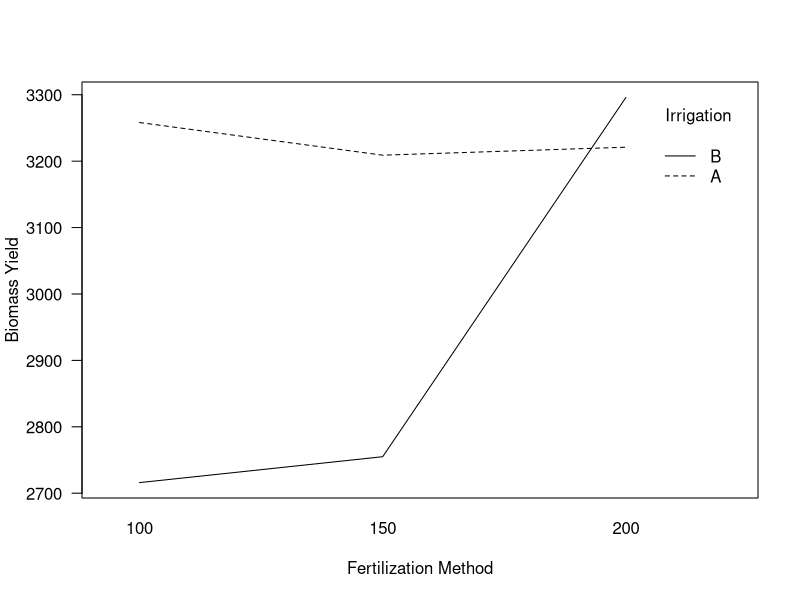
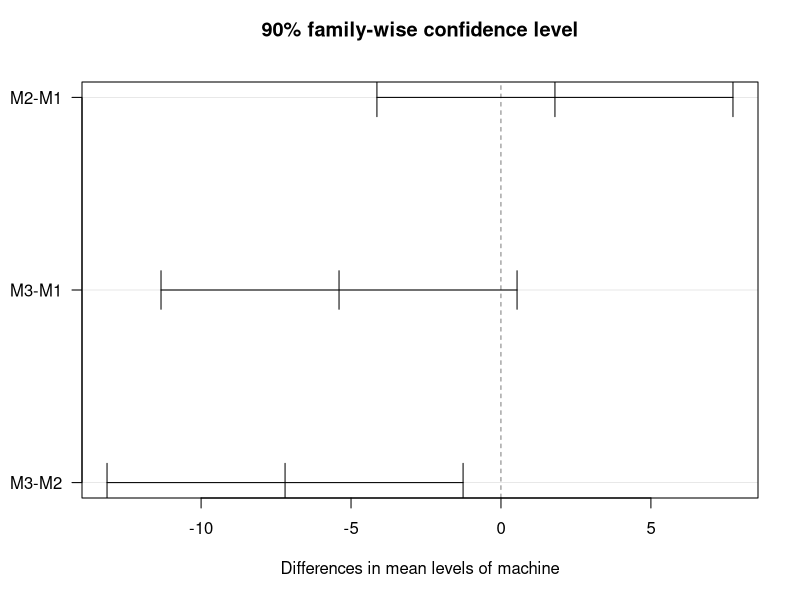

Here is the R script that generated these plots, in order:
## ---- chunk 1
library(tidyverse)
## ---- chunk 2
biomass_df = read.csv ("Biomass.csv",colClasses = c("numeric","factor","factor")) 
biomass_df |> str()
## ---- chunk 3
biomass_anova <- aov(biomass ~ fertilizer * irrigation,
                     data = biomass_df)

summary(biomass_anova)
## ---- chunk 4
interaction.plot(
  biomass_df$fertilizer,
  biomass_df$irrigation,
  biomass_df$biomass,
  xlab = "Fertilization Method",
  trace.label = "Irrigation",
  ylab = "Biomass Yield",
  las = 1
)
## ---- chunk 5
Filament_df = read.csv ("Filament.csv",colClasses = c("numeric","factor","factor"))
Filament_df |> str()
## ---- chunk 6
filament_anova <- aov(
  strength ~ machine * diameter,
  data = Filament_df
)
summary(filament_anova)
## ---- chunk 7
Filament_df |>
  group_by(machine) |>
  summarize(
    mean_strength = round(mean(strength), 2),
    sd_strength = round(sd(strength), 2)
  ) |>
  arrange(desc(mean_strength))
## ---- chunk 8
TukeyHSD(
  filament_anova,
  which = "machine",
  conf.level = 0.90
)

## ---- chunk 9
plot(TukeyHSD(filament_anova, which = "machine", conf.level = 0.90), las=1)
